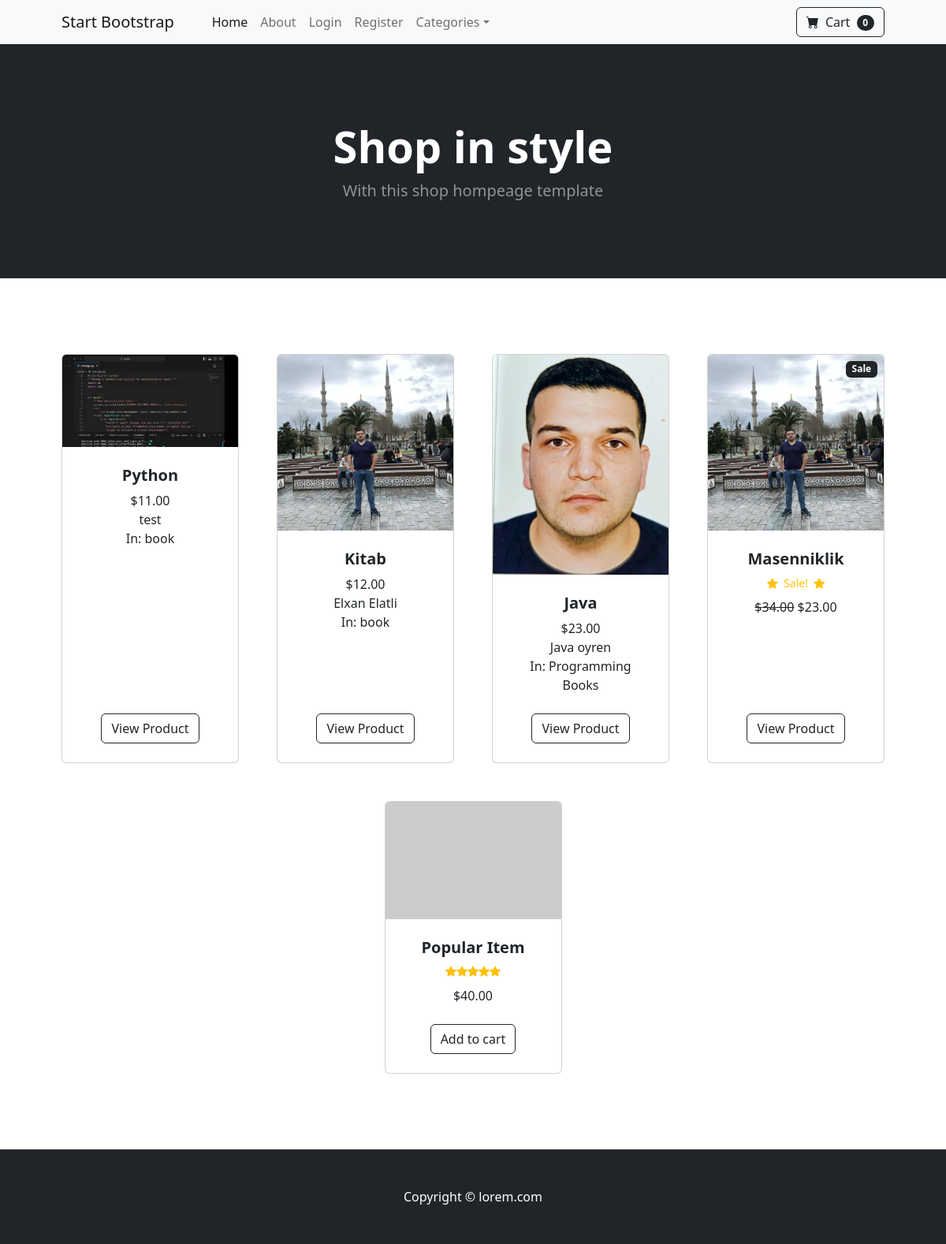
The page / on the database its author committed.
### store/models.py (models this page shows, shortened)
class Product(models.Model):
    name = models.CharField(max_length=100,)
    price = models.DecimalField(default=0,decimal_places=2, max_digits=6)
    category = models.ForeignKey(Category, on_delete=models.CASCADE, default=1)
    description = models.CharField(max_length=250,default='', blank=True,null = True )
    image = models.ImageField(upload_to='uploads/product')
    is_sale = models.BooleanField(default=False)
    sales_price = models.DecimalField(default=0,decimal_places=2,max_digits=6 )

class Category(models.Model):
    name = models.CharField(max_length=50,)
    def __str__(self):
        return self.name
    class Meta:
        verbose_name_plural = 'categories'

### store/views.py (the view)
# urls.py: path('', views.home, name='home'),
def home(request):
    products = Product.objects.all()
    return render(request, 'home.html', {'products':products})

### cart/cart.py (called while the page is built)
    def __len__(self):
        return len(self.cart)

### cart/context_processors.py (called while the page is built)
def cart(request):
    return{'cart': Cart(request)}

### templates/home.html
{% extends "base.html" %}
{% block content%}
        <header class="bg-dark py-5">
            <div class="container px-4 px-lg-5 my-5">
                <div class="text-center text-white">
                    <h1 class="display-4 fw-bolder">Shop in style</h1>
                    <p class="lead fw-normal text-white-50 mb-0">With this shop hompeage template</p>
                </div>
            </div>
        </header>
        <section class="py-5">
            <div class="container px-4 px-lg-5 mt-5">
                <div class="row gx-4 gx-lg-5 row-cols-2 row-cols-md-3 row-cols-xl-4 justify-content-center">
                    {% for product in products %}
                        {% if product.is_sale %}
                         <div class="col mb-5">
                        <div class="card h-100">
                            <div class="badge bg-dark text-white position-absolute" style="top: 0.5rem; right: 0.5rem">Sale</div>
                            <img class="card-img-top" src="{{ product.image.url}}" alt="..." />
                            <div class="card-body p-4">
                                <div class="text-center">
                                    <h5 class="fw-bolder">{{product.name}}</h5>
                                    <div class="d-flex justify-content-center small text-warning mb-2">
                                     <div class="bi-star-fill"></div>&nbsp;&nbsp;Sale!&nbsp;&nbsp;
                                     <div class="bi-star-fill"></div>
                                    </div>
                                    <strike>${{product.price}}</strike>
                                    ${{ product.sales_price }}
                                    <br/>
                                </div>
                            </div>
                            <div class="card-footer p-4 pt-0 border-top-0 bg-transparent">
                                <div class="text-center"><a class="btn btn-outline-dark mt-auto" href="{% url 'product' product.id %}">View Product</a></div>
                            </div>
                        </div>
                    </div>
                        {% else %}
                    <div class="col mb-5">
                        <div class="card h-100">
                            <img class="card-img-top" src="{{ product.image.url}}" alt="..." />
                            <div class="card-body p-4">
                                <div class="text-center">
                                    <h5 class="fw-bolder">{{product.name}}</h5>
                                    ${{product.price}}
                                    <br/>
                                    {{product.description }}
                                    <br/>
                                    In: {{product.category}}
                                </div>
                            </div>
                            <div class="card-footer p-4 pt-0 border-top-0 bg-transparent">
                                <div class="text-center"><a class="btn btn-outline-dark mt-auto" href="{% url 'product' product.id %}">View Product</a></div>
                            </div>
                        </div>
                    </div>
                        {% endif %}
                    {% endfor %}
                    <div class="col mb-5">
                        <div class="card h-100">
                            <img class="card-img-top" src="https://dummyimage.com/450x300/dee2e6/6c757d.jpg" alt="..." />
                            <div class="card-body p-4">
                                <div class="text-center">
                                    <h5 class="fw-bolder">Popular Item</h5>
                                    <div class="d-flex justify-content-center small text-warning mb-2">
                                        <div class="bi-star-fill"></div>
                                        <div class="bi-star-fill"></div>
                                        <div class="bi-star-fill"></div>
                                        <div class="bi-star-fill"></div>
                                        <div class="bi-star-fill"></div>
                                    </div>
                                    $40.00
                                </div>
                            </div>
                            <div class="card-footer p-4 pt-0 border-top-0 bg-transparent">
                                <div class="text-center"><a class="btn btn-outline-dark mt-auto" href="#">Add to cart</a></div>
                            </div>
                        </div>
                    </div>
                </div>
            </div>
        </section>
{% endblock%}

### rows shown on the page
Product: image (picture), name "Python", price "11.00", description "test", category "book"
Product: image (picture), name "Kitab", price "12.00", description "Elxan Elatli", category "book"
Product: image (picture), name "Java", price "23.00", description "Java oyren", category "Programming Books"
Product: image (picture), name "Masenniklik", price "34.00", sales_price "23.00"

### other values the page prints
{{ cart|length }} "0"
